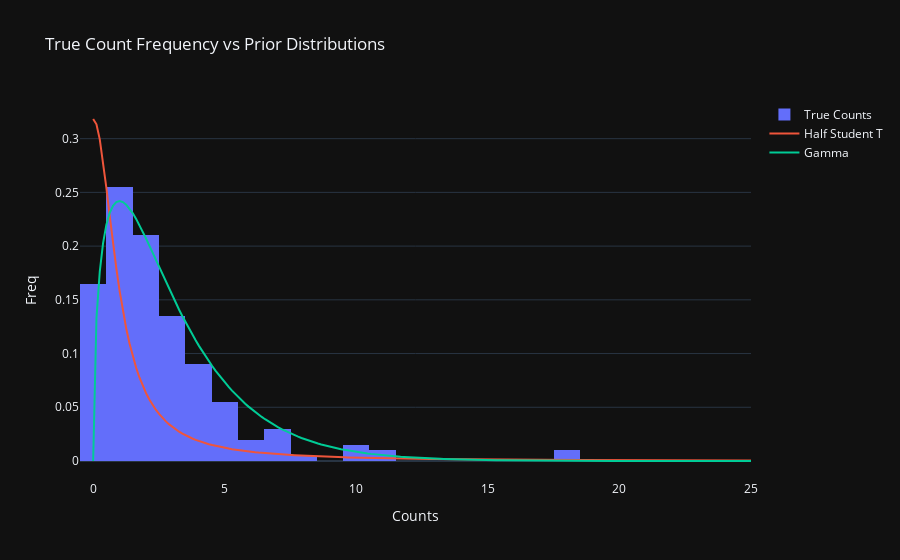

The notebook cell this image was saved under:
### Markdown cell above
### Probabilistic Programming method

Probabilistic models utilise **Bayesian Theorem** to derive the following formula from the Conditional Probability theory:

$$P(A|B)=\frac{P(B|A)P(A)}{P(B)}$$

Where:
- $P(A|B)$ is the posterior, meaning conditional probability of event $A$ given that $B$ is true
- $P(B|A)$ is the likelyhood, also conditional probability of event $B$ ocurring given $A$ is true
- $P(A)$ is the prior (information we already know about)
- $P(B)$ is the marginal probability of observing event $B$

There are many benefits from using probabilistic modelling. Some of them are included below:
- no assumptions made about the distribution of the data
- it allows us to provide prior information to the model about distributions
- it does not require a lot of data
- it gives us the predictions and the uncertainty about them

In probabilistic programming we use the prior information we already have (like the distribution of the outcome random variable), then we define the likelyhood, which tells the library how to sample the probability space given the data, and then we perform an analysis of the posterior, which contains N-samples drawn from the distibution.

This is exactly the formula we will apply using `pymc3` Python library for probabilistic programming to create a Poisson regression process to find the means ($\mu$) and sigmas ($\sigma$) and determine the outlier criteria from the posterior.

The first task is to incorporate a prior knowledge. Below I have included a plot of the true distribution for a random few hours in the dataset and 2 types of distibutions, which will help us to model this shape:
- Half Student T distribution with parameters $\sigma=1.0$ and $\nu=1.0$ and density function:

$$f(t)=\frac{\gamma(\frac{\nu + 1}{2})}{\sqrt{\nu \pi} \Gamma (\frac{\nu}{2})} (1 + \frac{t^2}{\nu})^{-\frac{\nu + 1}{2}}$$

Where $\nu$ is the number of degrees of freedom and $\Gamma$ is the gamma function.

- Gamma distribution with parameters $\alpha=1.5$ (shape) and $\beta=0.5$ (rate) and density function:

$$f(x;\alpha;\beta)=\frac{\beta^\alpha x^{\alpha-1} e^{-\beta x}}{\Gamma(\alpha)}$$

Where $x>0$, $\alpha,\beta > 0$ and $\Gamma(\alpha)$ is the gamma function

Below is the multi-plot with both distrubutions and the true dataset with counts between 1PM and 3PM. Based on this plot we can assess which distribution is more suitable as a prior in our model.

### Code cell
import scipy.stats as st

# create a copy of the dataframe not to polute the original one
resampled = resampled_clean.copy()

# define x
n_size = 200
x = np.linspace(start=0, stop=25, num=n_size)

# generate HalfStudentT data
sigma = 1.0
nu = 1.0
prior_t_pdf = st.t.pdf(x, df=nu, loc=0, scale=sigma)

# generate Gamma data
a = 1.5 # shape
b = 0.5 # rate = 1/scale
prior_g_pdf = st.gamma.pdf(x, a=a, scale=1/b)

# get sample from the data for a given hour
hours = [13,14,15]
filtered = resampled[resampled['hour'].isin(hours)].sample(n_size)
true_counts = filtered['obs_count'].values

# construct the multi scatter plot
fig = go.Figure()
fig.add_trace(go.Histogram(x=true_counts, name='True Counts', histnorm='probability'))
fig.add_trace(go.Scatter(x=x, y=prior_t_pdf, name='Half Student T'))
fig.add_trace(go.Scatter(x=x, y=prior_g_pdf, name='Gamma'))
fig.update_layout(title='True Count Frequency vs Prior Distributions', height=400, xaxis_title="Counts", yaxis_title="Freq")
fig.show()

### Figure 1 — Plotly figure (JSON) as saved in the notebook; plotly's stock layout.template omitted (floating-point values rounded to 4 significant figures; data arrays with more than 128 entries replaced by an {"elided": "..."} marker saying what was removed)
{"data": [{"histnorm": "probability", "name": "True Counts", "type": "histogram", "x": {"elided": "200 int values"}}, {"name": "Half Student T", "type": "scatter", "x": {"elided": "200 float values"}, "y": {"elided": "200 float values"}}, {"name": "Gamma", "type": "scatter", "x": {"elided": "200 float values"}, "y": {"elided": "200 float values"}}], "layout": {"autosize": true, "title": {"text": "True Count Frequency vs Prior Distributions"}, "xaxis": {"autorange": true, "range": [-0.5, 25], "title": {"text": "Counts"}, "type": "linear"}, "yaxis": {"autorange": true, "range": [-0.01768, 0.336], "title": {"text": "Freq"}, "type": "linear"}}}
